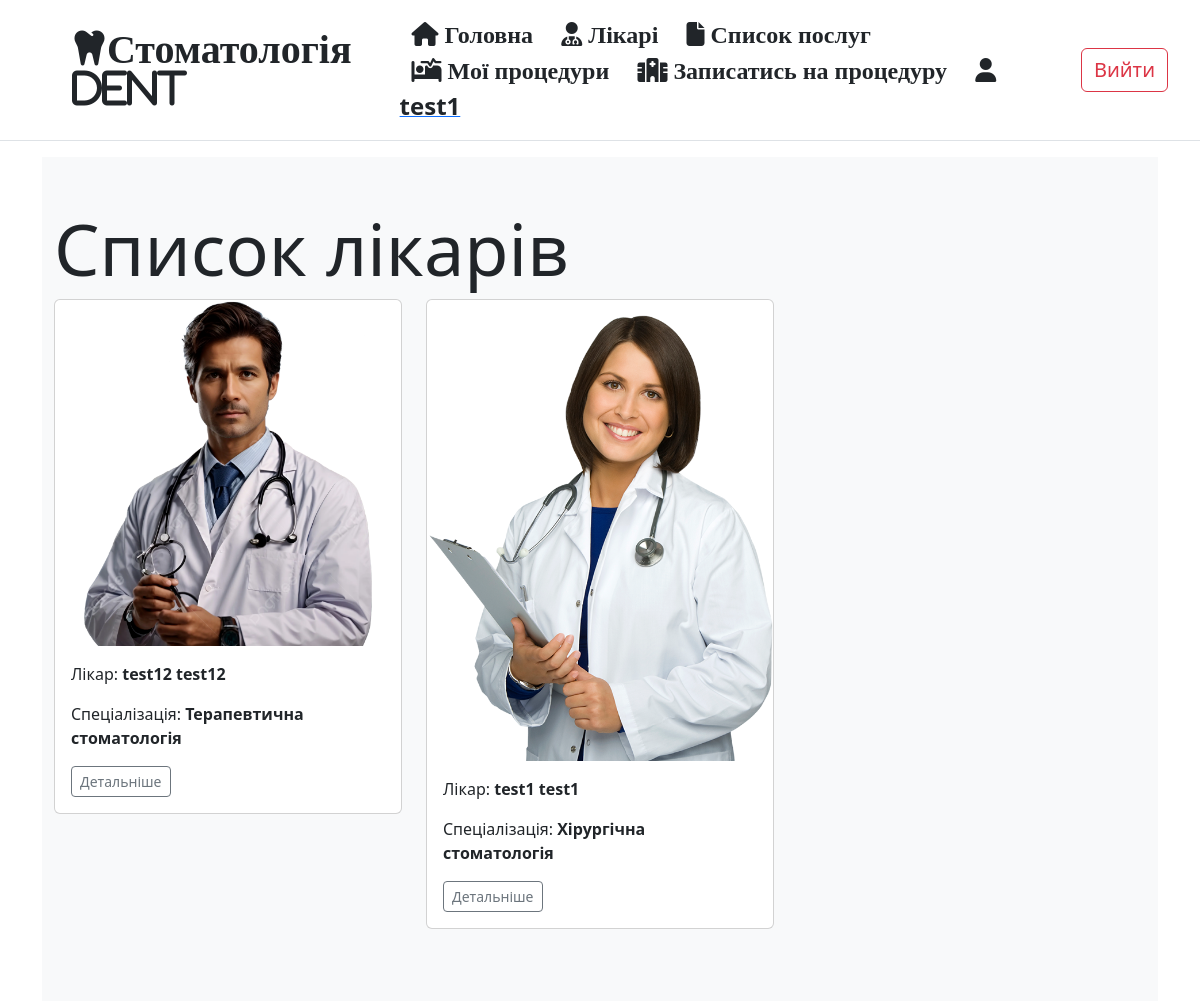
Screenshot of /doctors/ (signed in) with the database file from the repository.
### app/models.py (models this page shows, shortened)
class User(db.Model, UserMixin):
    __tablename__ = 'user'
    pk = db.Column(db.Integer(), primary_key=True)
    first_name = db.Column(db.String(100), nullable=False)
    last_name = db.Column(db.String(100), nullable=False)
    middle_name = db.Column(db.String(100), nullable=False)
    username = db.Column(db.String(100), nullable=False, unique=True)
    email = db.Column(db.String(100), nullable=False, unique=True)
    password_hash = db.Column(db.String(256), nullable=False)
    procedures = db.relationship('Procedure', backref='user')
    role_id = db.Column(db.Integer(), db.ForeignKey('role.pk'))
    created_on = db.Column(db.DateTime(), default=datetime.utcnow, nullable=False)
    update_on = db.Column(db.DateTime(), default=datetime.utcnow, onupdate=datetime.utcnow, nullable=False)

class Doctor(db.Model):
    __tablename__ = 'doctor'
    pk = db.Column(db.Integer(), primary_key=True)
    first_name = db.Column(db.String(100), nullable=False)
    last_name = db.Column(db.String(100), nullable=False)
    middle_name = db.Column(db.String(100), nullable=False)
    phone = db.Column(db.String(15), nullable=False)
    email = db.Column(db.String(50), nullable=False)
    specialization = db.Column(db.String(50), nullable=False)
    photo = db.Column(db.String(100), nullable=False)
    procedures = db.relationship('Procedure', backref='doctor')
    created_on = db.Column(db.DateTime(), default=datetime.utcnow, nullable=False)
    update_on = db.Column(db.DateTime(), default=datetime.utcnow, onupdate=datetime.utcnow, nullable=False)

### app/views.py (the view)
@app.route('/doctors/')
def doctors():
    doc = db.session.query(Doctor).order_by(Doctor.specialization).all()
    return render_template('doctors.html', doctors=doc)

### app/models.py (called while the page is built)
@login_manager.user_loader
def load_user(user_id):
    return db.session.query(User).get(user_id)

### app/templates/doctors.html (shortened to what this page needs)
{% extends 'base.html' %}
{% block content %}
    <div class="album py-5 bg-light">
        <div class="container">
            <h1 class="display-2">Список лікарів</h1>
            <div class="row">
                {% if doctors %}
                    {% for doctor in doctors %}
                        <div class="col-md-4">
                            <div class="card mb-4 box-shadow">
                                <img class="card-img-top" src="{{ url_for('static', filename='images/' + doctor.photo) }}" data-holder-rendered="true">
                                <div class="card-body">
                                    <p class="card-text">Лікар: <strong>{{ doctor.last_name }} {{ doctor.first_name }}</strong></p>
                                    <p class="card-text">Спеціалізація: <strong>{{ doctor.specialization }}</strong></p>
                                    <div class="d-flex justify-content-between align-items-center">
                                        <div class="btn-group">
                                            <a class="btn btn-sm btn-outline-secondary" href="{{ url_for('doctor', pk=doctor.pk) }}">Детальніше</a>
                                        </div>
                                    </div>
                                </div>
                            </div>
                        </div>
                    {% endfor %}
                {% else %}
                    <p>Жодного доктора</p>
                {% endif %}
            </div>
        </div>
    </div>
{% endblock content %}

### app/templates/base.html (shortened to what this page needs)
<!doctype html>
<html lang="en">
<head>
    <link rel="stylesheet" href="https://cdn.jsdelivr.net/npm/bootstrap@5.3.2/dist/css/bootstrap.min.css">
</head>
<body>
    {% block sidebar %}
        <div class="d-flex flex-column flex-md-row align-items-center p-3 px-md-4 mb-3 bg-white border-bottom box-shadow">
            <h1 class="my-0 mr-md-auto font-weight-normal">
                <i class="fa-solid fa-tooth mx-5">Стоматологія DENT</i>
            </h1>
            <nav class="my-2 my-md-0 mr-md-3">
                <a class="p-2 text-dark fs-4 mx-1" href="{{ url_for('index') }}">
                    <i class="fa-solid fa-house"> Головна</i></a>
                <a class="p-2 text-dark fs-4 mx-1" href="{{ url_for('doctors') }}">
                    <i class="fa-solid fa-user-doctor"> Лікарі</i></a>
                <a class="p-2 text-dark fs-4 mx-1" href="{{ url_for('procedure_types') }}">
                    <i class="fa-solid fa-file"> Список послуг</i></a>
                {% if current_user.is_authenticated and (current_user.role.name == 'Адміністратор' or current_user.role.name == 'Супер адмін') %}
                    <a class="btn btn-sm btn-outline-primary" href="{{ url_for('procedure_type_create') }}">Додати послугу</a>
                    <a class="p-2 text-dark fs-4 mx-1" href="{{ url_for('all_procedures') }}">
                        <i class="fa-solid fa-list"> Всі процедури</i></a>
                    <a class="btn btn-sm btn-outline-primary" href="{{ url_for('procedure_create_admin') }}">Додати процедуру</a>
                    {% if current_user.role.name == 'Супер адмін' %}
                        <a href="{{ url_for('admin') }}"><strong class="p-2 text-dark fs-4 mx-1"><i class="fa-solid fa-user-tie"></i> SUPADMIN</strong></a>
                    {% else %}
                        <strong class="p-2 text-dark fs-4 mx-1"><i class="fa-solid fa-user-tie"></i> ADMIN</strong>
                    {% endif %}
                {% elif current_user.is_authenticated and current_user.role.name == 'Пацієнт' %}
                    <a class="p-2 text-dark fs-4 mx-1" href="{{ url_for('my_procedures') }}">
                        <i class="fa-solid fa-bed-pulse"> Мої процедури</i></a>
                    <a class="p-2 text-dark fs-4 mx-1" href="{{ url_for('procedure_create_user') }}">
                        <i class="fa-solid fa-hospital"> Записатись на процедуру</i></a>
                    <a href="{{ url_for('profile') }}"><strong class="p-2 text-dark fs-4 mx-1"><i class="fa-solid fa-user"></i> {{ current_user.username }}</strong></a>
                {% endif %}
            </nav>
            {% if current_user.is_authenticated %}
                <a class="btn btn-outline-danger mx-2 fs-5" href="{{ url_for('logout') }}">Вийти</a>
            {% else %}
                <a class="btn btn-outline-primary mx-2 fs-5" href="{{ url_for('login') }}">Увійти</a>
                <a class="btn btn-outline-primary mx-2 fs-5" href="{{ url_for('registration') }}">Зареєструватись</a>
            {% endif %}
        </div>
    {% endblock sidebar %}
    <div class="container">
        {% block content %} {% endblock content %}
    </div>
</body>
</html>

### rows the page displays
User: username "test1"
Doctor: photo (picture), last_name "test12", first_name "test12", specialization "Терапевтична стоматологія"
Doctor: photo (picture), last_name "test1", first_name "test1", specialization "Хірургічна стоматологія"
